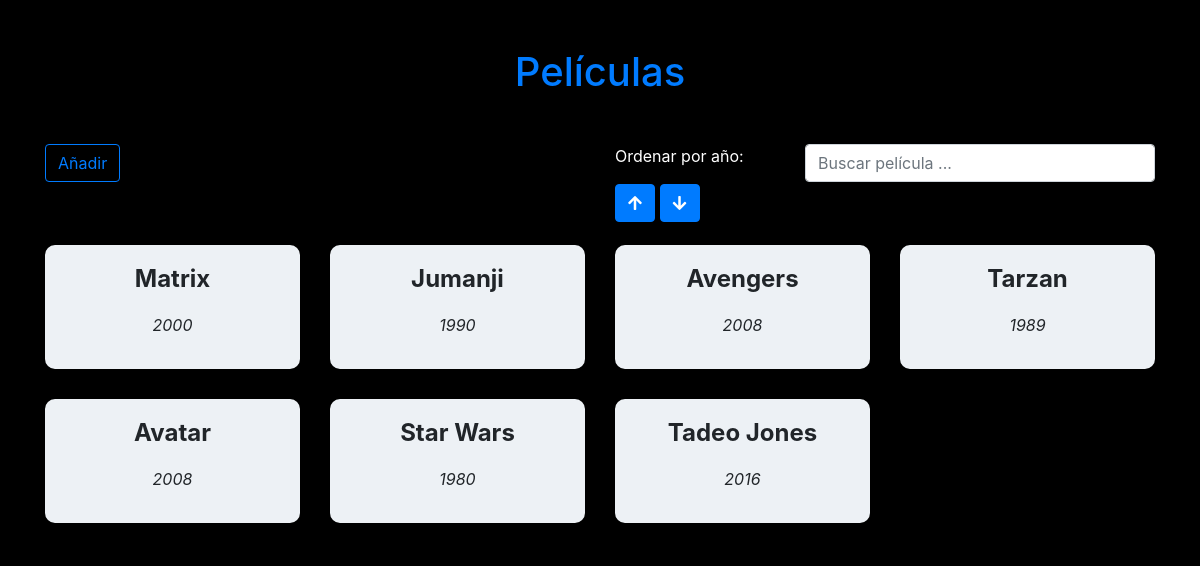
The page / on the database its author committed.
### tables this page shows
CREATE TABLE IF NOT EXISTS `peliculas` (
  `ID` int(11) NOT NULL AUTO_INCREMENT,
  `nombre` varchar(200) NOT NULL,
  `any` int(11) NOT NULL,
  PRIMARY KEY (`ID`)
);

### controllers/index.controller.php (called while the page is built, shortened)
<?php
    require_once ("models/index.model.php");
    class ControllerTemplate {
        function index(){
            $peliculas 	=	new Modelo();
            $datos = $peliculas->mostrar();
            require_once("views/index.view.php");
        }
    }

### index.php (called while the page is built, shortened)
<?php
    require_once ("controllers/index.controller.php");
    $template = new ControllerTemplate();
    $template -> index();
?>

### config/conexion.php (called while the page is built)
<?php
    $servidor="localhost:3307";
    $usuari="root";
    $password="";
    $bbdd="teinor";
?>

### models/index.model.php (called while the page is built, shortened)
<?php
class Modelo{
    private $Peliculas;
    private $db;
    public function __construct(){
        $this->Peliculas = array();
        include("config/conexion.php");
        $this->db = mysqli_connect($servidor,$usuari,$password,$bbdd);
    }
    public function mostrar(){
        $sql = "select * from peliculas order by ID";
        foreach ($this->db->query($sql) as $res) {
            $this->Peliculas[] = $res;
        }
        return $this->Peliculas;
    }
}

### views/index.view.php (the view)
<?php require "views/header.php" ?>
<div id="body">
    <div class="peliculas row row-cols-1 row-cols-sm-2 row-cols-md-3 row-cols-lg-4">
        <?php foreach ($datos as $key=> $value) {
            $nombre = $value['nombre'];
            $any = $value['any'];
            echo "<div class='tarjetas col text-center  pb-3 pt-3'><p class='nombre2'>$nombre</p><p class='any2'><em>$any</em></p></div>";
        }
        ?>
</div>
<?php require "views/footer.php" ?>

### views/header.php (shortened to what this page needs)
<!DOCTYPE html>
<html lang="es">
<head>
    <link rel="stylesheet" href="https://stackpath.bootstrapcdn.com/bootstrap/4.5.2/css/bootstrap.min.css">
    <link rel="stylesheet" href="views/css/style.css">
    <link rel="stylesheet" href="https://use.fontawesome.com/releases/v5.14.0/css/all.css">
</head>
<body>
    <div class="container">
        <h1 class="text-center m-5">Películas</h1>
        <div class="row row">
            <div class="col-md-6 col-sm-12">
                <button id="a" type="button" class="btn btn-outline-primary mb-3" >Añadir</button>
            </div>
            <div class="col-md-6 col-sm-12">
                <div class="row">
                    <div class="col-sm-12 col-md-4 mb-2">
                        <p class="ordenar">Ordenar por año: </p>
                        <button class="btn btn-primary" id="up">
                            <i class="fas fa-arrow-up"></i>
                        </button>
                        <button class="btn btn-primary" id="down">
                            <i class="fas fa-arrow-down"></i>
                        </button>
                    </div>
                    <div class="col-sm-12 col-md-8">
                        <input id="busqueda" type="text" class="form-control" placeholder="Buscar película ...">
                    </div>
                </div>
            </div>
        </div>

### views/footer.php (shortened to what this page needs)
</body>
</html>

### views/css/style.css (style rules this page uses)
body { background-color: black; }
h1 { color: #007BFF; }
.tarjetas { border: 15px solid black; border-radius: 25px; background-color: #EDF1F5; cursor: pointer; }
.nombre2 { font-size: 1.5rem; font-weight: 700; }
.ordenar { color: white; }

### rows shown on the page
peliculas: nombre "Matrix", any "2000"
peliculas: nombre "Jumanji", any "1990"
peliculas: nombre "Avengers", any "2008"
peliculas: nombre "Tarzan", any "1989"
peliculas: nombre "Avatar", any "2008"
peliculas: nombre "Star Wars", any "1980"
peliculas: nombre "Tadeo Jones", any "2016"
